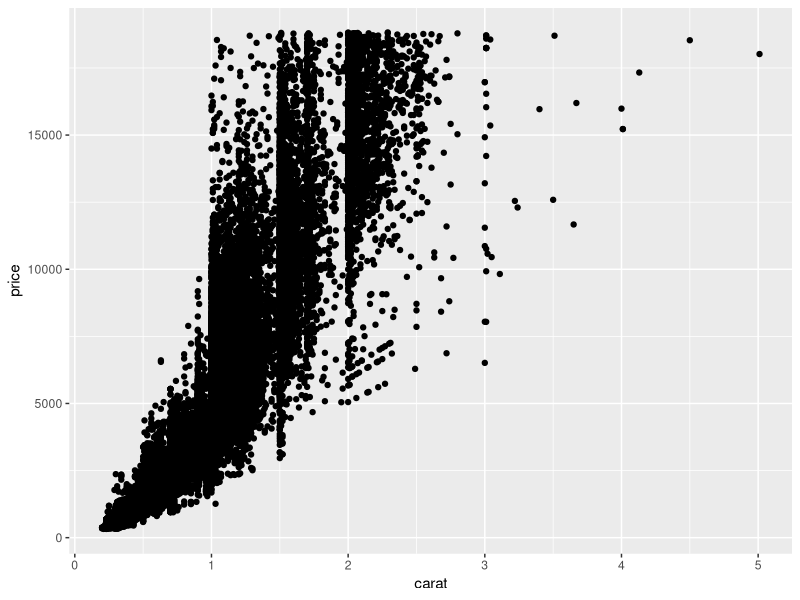
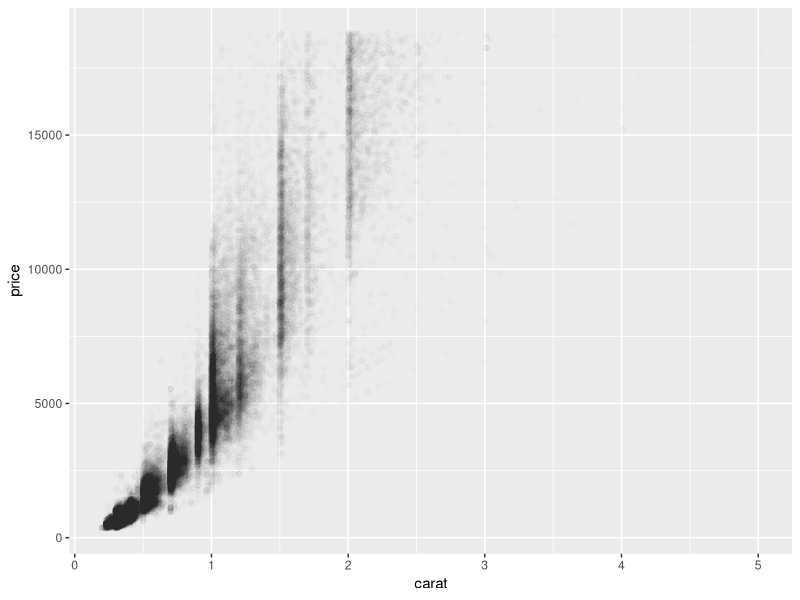
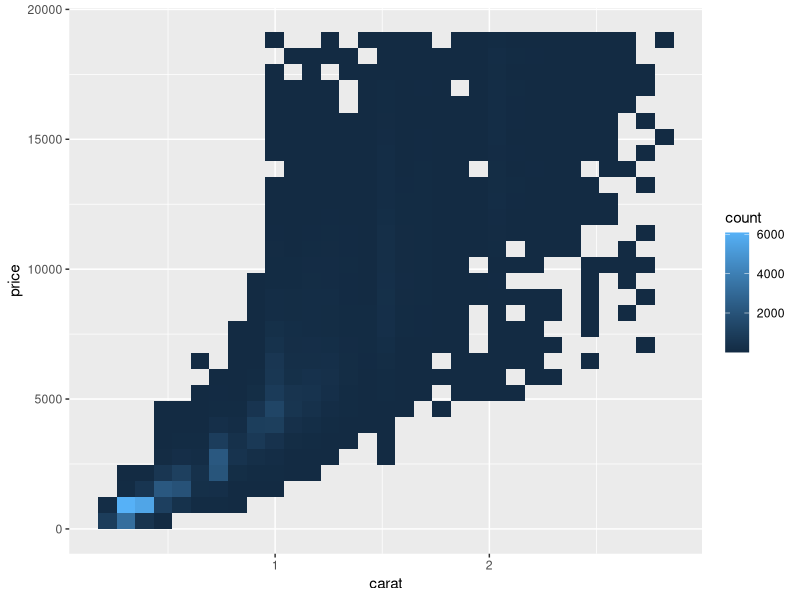
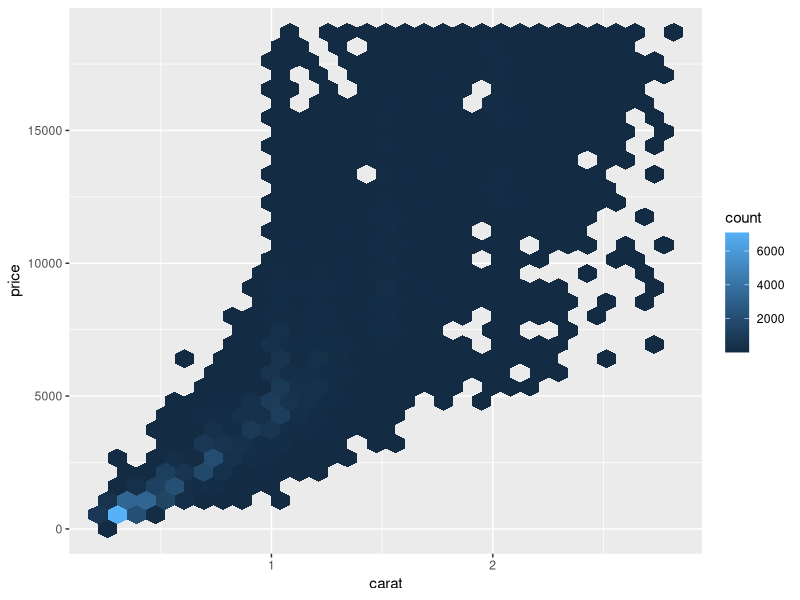
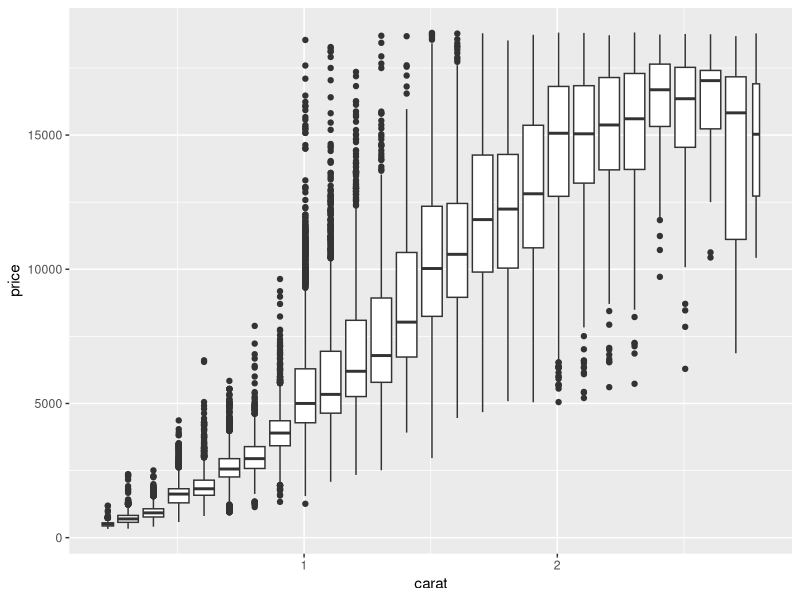
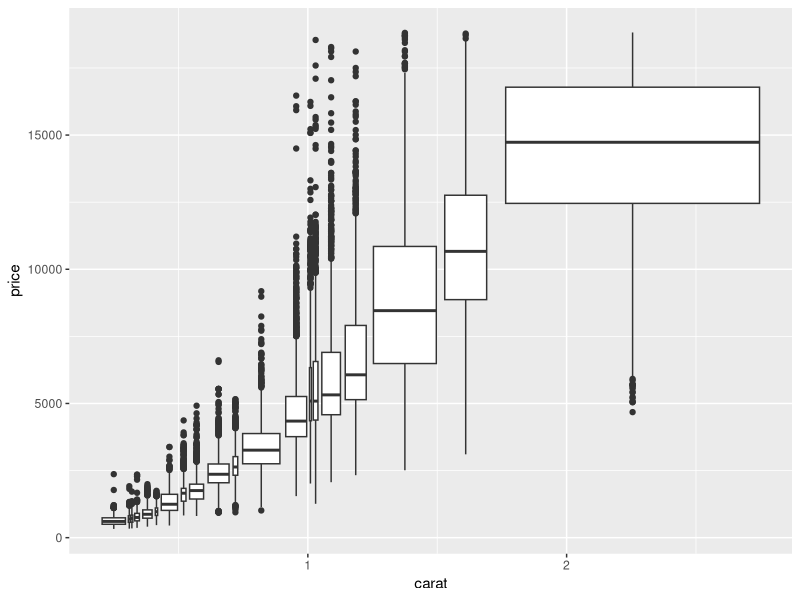
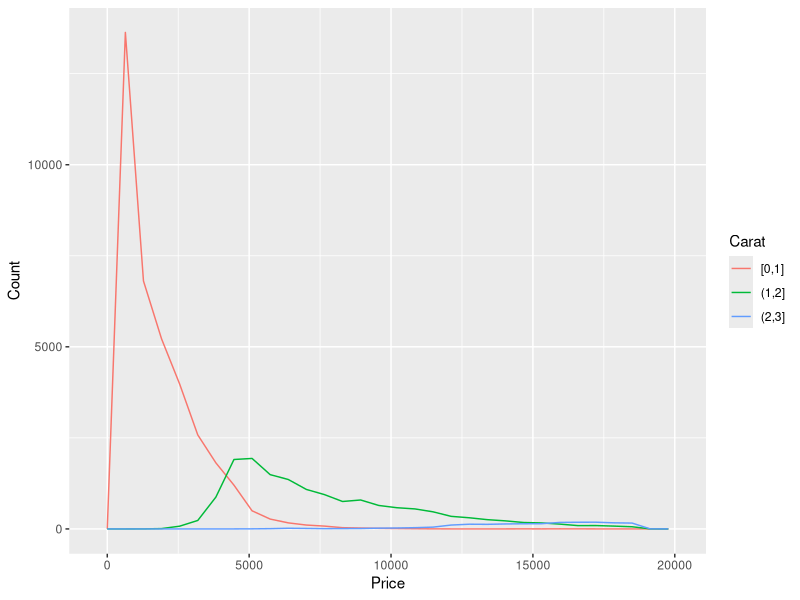
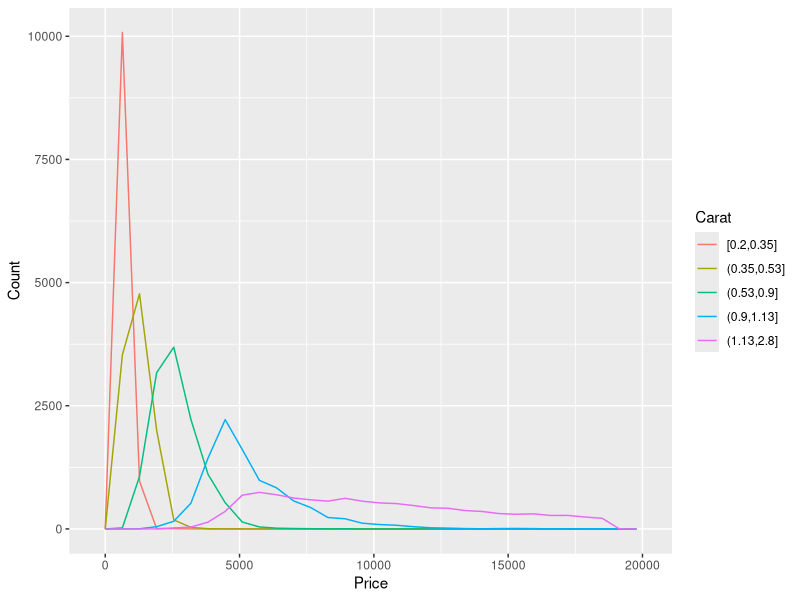

R code for these plots, in order:
library(tidyverse)
library(hexbin)

# Scatterplots are an easy way to map two continous variables
ggplot(data = diamonds) +
  geom_point(mapping = aes(x = carat, y = price))
 
# To prevent transparency we can lower opacity
ggplot(data = diamonds) + 
  geom_point(mapping = aes(x = carat, y = price), alpha = 1 / 100)

# We can also bin variables int groups, in the same way that's done with histograms
# Just looking at a subset of the data
smaller <- diamonds %>% 
  filter(carat < 3)
# This creates rectangular bins
ggplot(data = smaller) +
  geom_bin2d(mapping = aes(x = carat, y = price))

# And this creates hexagonal bins. For me this creates weird white lines I can't get rid of
ggplot(data = smaller) +
  geom_hex(mapping = aes(x = carat, y = price))

# Or we can bin something so it acts like a categorical variable
# We can do this by dividing the x axis into bins of a set width
ggplot(data = smaller, mapping = aes(x = carat, y = price)) + 
  geom_boxplot(mapping = aes(group = cut_width(carat, 0.1)))
# Adding varwidth = TRUE lets the boxes reflect the number of points in them, but it looks kinda bad here

# Or we can cut our data into bins with the same amount of points in them
ggplot(data = smaller, mapping = aes(x = carat, y = price)) + 
  geom_boxplot(mapping = aes(group = cut_number(carat, 20)))


#### Questions ####
# 1. Try using a frequency polygon instead of boxplots, what do you need to think about?
# Too small of a bin means too many lines
# It also just doesn't really work with carat on the x axis
ggplot(data = smaller, mapping = aes(x = price)) + 
  geom_freqpoly(mapping = aes(color = cut_width(carat, 1, boundary = 0))) + # Boundary ensures the first bin starts at 0
  labs(x = "Price", y = "Count", color = "Carat")

ggplot(data = smaller, mapping = aes(x = price)) + 
  geom_freqpoly(mapping = aes(color = cut_number(carat, 5))) +
  labs(x = "Price", y = "Count", color = "Carat")

# 2. Visualise the distribution of carat, partitioned by price.
# Not really sure what it wants me to achieve here, but I'm going to use violins
ggplot(data = smaller, mapping = aes(x = cut_width(price, 5000), y = carat)) + 
  geom_violin() +
  coord_flip() +
  xlab("Price")

# I feel violins show the actual distribution better than boxplots, but they need bigger bins to do that
ggplot(diamonds, aes(x = cut_width(price, 2000, boundary = 0), y = carat)) +
  geom_boxplot(varwidth = TRUE) +
  coord_flip() +
  xlab("Price")

# 3. How does the price distribution of very large diamonds compare to small diamonds? 
#   Is it as you expect, or does it surprise you?
# It's pretty much what I expect
# I can't figure out how to get rid of the x = 0 values
diamonds %>%
  #filter(x > 3 & x < 10) %>% # This doesn't work but I don't know why
  ggplot(data = diamonds, mapping = aes(x = x, y = price)) + 
  geom_boxplot(mapping = aes(group = cut_width(x, 1))) +
  coord_cartesian(xlim = c(3, 10)) # This kinda does but leaves some space on the left

# 4. Combine two of the techniques you've learned to visualise the combined distribution of cut, carat, and price.
# Cut is categorical, the other two are continous
# Out of his ones, I think the coloured boxplots look best
# Either have carat on the x axis and divide by cut
ggplot(diamonds, aes(x = cut_number(carat, 5), y = price, colour = cut)) +
  geom_boxplot()

# Or have cut on the x axis and divide by colour
ggplot(diamonds, aes(colour = cut_number(carat, 5), y = price, x = cut)) +
  geom_boxplot()

# 5. Two dimensional plots reveal outliers that are not visible in one dimensional plots. 
#   For example, some points in the plot below have an unusual combination of x and y values, 
#   which makes the points outliers even though their x and y values appear normal when examined separately.
#   Why is a scatterplot a better display than a binned plot for this case?
# Bins are way too big, and try to group the data, which means individual points can't be seen
ggplot(data = diamonds, mapping = aes(x = x, y = y)) +
  #geom_point() +
  geom_bin2d() +
  coord_cartesian(xlim = c(4, 11), ylim = c(4, 11))
